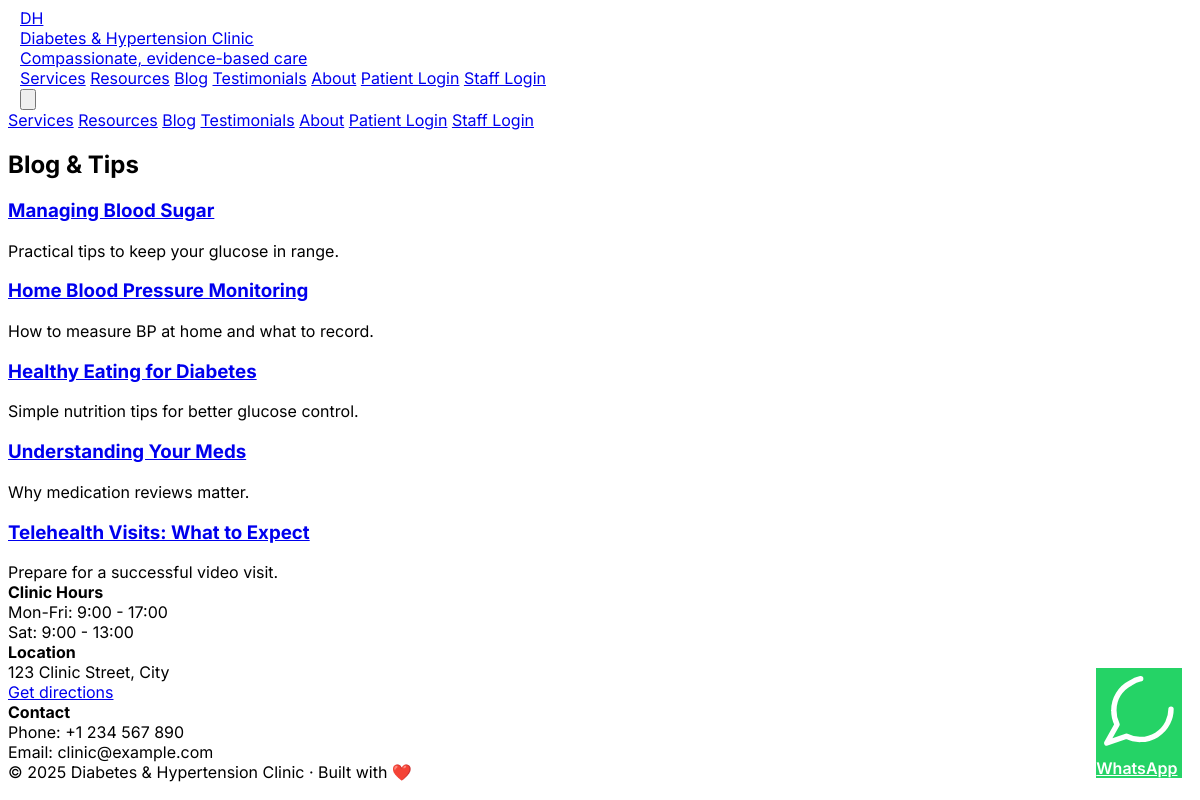
Page /blog on the committed database.
### clinic_website/clinic_app.py (models this page shows)
class BlogPost(db.Model):
    id = db.Column(db.Integer, primary_key=True)
    title = db.Column(db.String(200))
    slug = db.Column(db.String(200), unique=True)
    content = db.Column(db.Text)
    created_at = db.Column(db.DateTime, default=datetime.utcnow)

### clinic_website/clinic_app.py (the view)
@app.route('/blog')
def blog():
    posts = BlogPost.query.order_by(BlogPost.created_at.desc()).all()
    return render_template('blog.html', posts=posts, title='Blog')

### clinic_website/clinic_app.py (called while the page is built)
@app.context_processor
def inject_common():
  phone = os.environ.get('CLINIC_PHONE', '+1234567890')
  wa_num = os.environ.get('CLINIC_WHATSAPP', phone)
  wa_clean = ''.join([c for c in wa_num if c.isdigit()])
  return {
    'now': datetime.utcnow(),
    'doctor_name': os.environ.get('DOCTOR_NAME', 'Amit Patel, MD'),
    'doctor_bio': os.environ.get('DOCTOR_BIO', 'My mission is to help patients live healthy lives with diabetes and hypertension...'),
    'doctor_title': os.environ.get('DOCTOR_TITLE', 'Endocrinologist & Hypertension Specialist'),
    'clinic_phone': phone,
    'clinic_whatsapp': wa_clean,
    'clinic_email': os.environ.get('CLINIC_EMAIL', 'clinic@example.com')
  }

### clinic_website/templates/blog.html
{% extends 'base.html' %}
{% block content %}
  <h2 class="text-2xl font-bold mt-2">Blog & Tips</h2>
  <div class="mt-4 grid md:grid-cols-2 gap-4">
    {% for p in posts %}
      <div class="bg-white rounded-xl shadow p-4">
        <h3 class="font-semibold text-lg"><a href="/blog/{{ p.slug }}" class="text-[color:var(--primary)]">{{ p.title }}</a></h3>
        <div class="text-sm text-gray-700 mt-2">{{ p.content[:250] }}{% if p.content|length > 250 %}...{% endif %}</div>
      </div>
    {% else %}
      <div class="bg-white rounded-xl shadow p-4">No posts yet.</div>
    {% endfor %}
  </div>
{% endblock %}

### clinic_website/static/css/styles.css (style rules this page uses)
:root { --primary:#0f766e; --accent:#0ea5a3; }
body { font-family:Inter,ui-sans-serif,system-ui,-apple-system,'Segoe UI',Roboto,'Helvetica Neue',Arial }
html { -webkit-font-smoothing:antialiased; -moz-osx-font-smoothing:grayscale }
.bg-white.rounded-xl { border-radius:12px }

### rows in the picture
BlogPost: title "Managing Blood Sugar", content "Practical tips to keep your glucose in range."
BlogPost: title "Home Blood Pressure Monitoring", content "How to measure BP at home and what to record."
BlogPost: title "Healthy Eating for Diabetes", content "Simple nutrition tips for better glucose control."
BlogPost: title "Understanding Your Meds", content "Why medication reviews matter."
BlogPost: title "Telehealth Visits: What to Expect", content "Prepare for a successful video visit."
